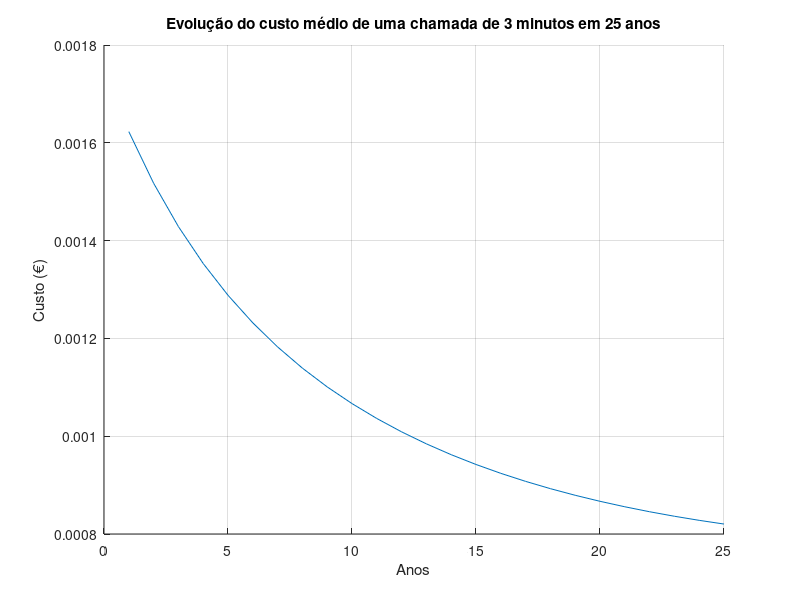

The MATLAB script that drew this image:

n = 960;
tr = 9.07;
di = 57447.9;
d0 = 13283.92;
N=525960;
infl = 0.02;
x = zeros(25,1);
Custo = zeros(25,1);

for i=1:25
    x(i)=i; 
    Custo(i) = (((d0/tr)+di)/(n*(0.2+0.02*i)*N/3))*(1+infl)^(i);
    
end   

figure(1)
hold on
plot(x,Custo)
grid on
xlabel('Anos')
ylabel('Custo (€)')
title('Evolução do custo médio de uma chamada de 3 minutos em 25 anos')
hold off